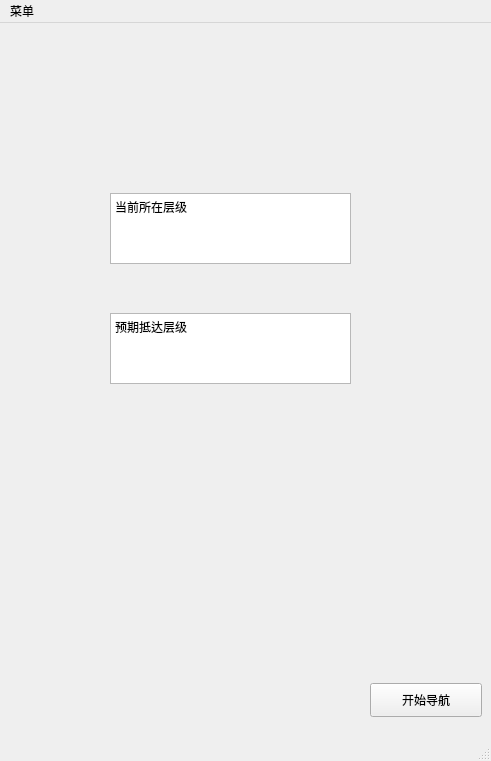
<?xml version="1.0" encoding="UTF-8"?>
<ui version="4.0">
 <class>MainWindow</class>
 <widget class="QMainWindow" name="MainWindow">
  <property name="geometry">
   <rect>
    <x>0</x>
    <y>0</y>
    <width>491</width>
    <height>761</height>
   </rect>
  </property>
  <property name="windowTitle">
   <string>后室导航</string>
  </property>
  <widget class="QWidget" name="centralwidget">
   <widget class="QTextEdit" name="textEdit">
    <property name="geometry">
     <rect>
      <x>110</x>
      <y>170</y>
      <width>241</width>
      <height>71</height>
     </rect>
    </property>
    <property name="html">
     <string>&lt;!DOCTYPE HTML PUBLIC &quot;-//W3C//DTD HTML 4.0//EN&quot; &quot;http://www.w3.org/TR/REC-html40/strict.dtd&quot;&gt;
&lt;html&gt;&lt;head&gt;&lt;meta name=&quot;qrichtext&quot; content=&quot;1&quot; /&gt;&lt;style type=&quot;text/css&quot;&gt;
p, li { white-space: pre-wrap; }
&lt;/style&gt;&lt;/head&gt;&lt;body style=&quot; font-family:'SimSun'; font-size:9pt; font-weight:400; font-style:normal;&quot;&gt;
&lt;p style=&quot; margin-top:0px; margin-bottom:0px; margin-left:0px; margin-right:0px; -qt-block-indent:0; text-indent:0px;&quot;&gt;当前所在层级&lt;/p&gt;&lt;/body&gt;&lt;/html&gt;</string>
    </property>
   </widget>
   <widget class="QTextEdit" name="textEdit_2">
    <property name="geometry">
     <rect>
      <x>110</x>
      <y>290</y>
      <width>241</width>
      <height>71</height>
     </rect>
    </property>
    <property name="html">
     <string>&lt;!DOCTYPE HTML PUBLIC &quot;-//W3C//DTD HTML 4.0//EN&quot; &quot;http://www.w3.org/TR/REC-html40/strict.dtd&quot;&gt;
&lt;html&gt;&lt;head&gt;&lt;meta name=&quot;qrichtext&quot; content=&quot;1&quot; /&gt;&lt;style type=&quot;text/css&quot;&gt;
p, li { white-space: pre-wrap; }
&lt;/style&gt;&lt;/head&gt;&lt;body style=&quot; font-family:'SimSun'; font-size:9pt; font-weight:400; font-style:normal;&quot;&gt;
&lt;p style=&quot; margin-top:0px; margin-bottom:0px; margin-left:0px; margin-right:0px; -qt-block-indent:0; text-indent:0px;&quot;&gt;预期抵达层级&lt;/p&gt;&lt;/body&gt;&lt;/html&gt;</string>
    </property>
   </widget>
   <widget class="QPushButton" name="pushButton">
    <property name="geometry">
     <rect>
      <x>370</x>
      <y>660</y>
      <width>112</width>
      <height>34</height>
     </rect>
    </property>
    <property name="text">
     <string>开始导航</string>
    </property>
   </widget>
   <widget class="QLabel" name="label">
    <property name="geometry">
     <rect>
      <x>110</x>
      <y>360</y>
      <width>241</width>
      <height>251</height>
     </rect>
    </property>
    <property name="sizePolicy">
     <sizepolicy hsizetype="Fixed" vsizetype="Fixed">
      <horstretch>0</horstretch>
      <verstretch>0</verstretch>
     </sizepolicy>
    </property>
    <property name="font">
     <font>
      <family>Adobe Devanagari</family>
      <pointsize>10</pointsize>
     </font>
    </property>
    <property name="text">
     <string>&lt;html&gt;&lt;head/&gt;&lt;body&gt;&lt;p&gt;&lt;br/&gt;&lt;/p&gt;&lt;/body&gt;&lt;/html&gt;</string>
    </property>
    <property name="alignment">
     <set>Qt::AlignCenter</set>
    </property>
   </widget>
  </widget>
  <widget class="QMenuBar" name="menubar">
   <property name="geometry">
    <rect>
     <x>0</x>
     <y>0</y>
     <width>491</width>
     <height>30</height>
    </rect>
   </property>
   <widget class="QMenu" name="menu">
    <property name="title">
     <string>菜单</string>
    </property>
    <addaction name="actionSetting"/>
   </widget>
   <addaction name="menu"/>
  </widget>
  <widget class="QStatusBar" name="statusbar"/>
  <action name="actionSetting">
   <property name="text">
    <string>帮助</string>
   </property>
  </action>
 </widget>
 <resources/>
 <connections/>
</ui>
